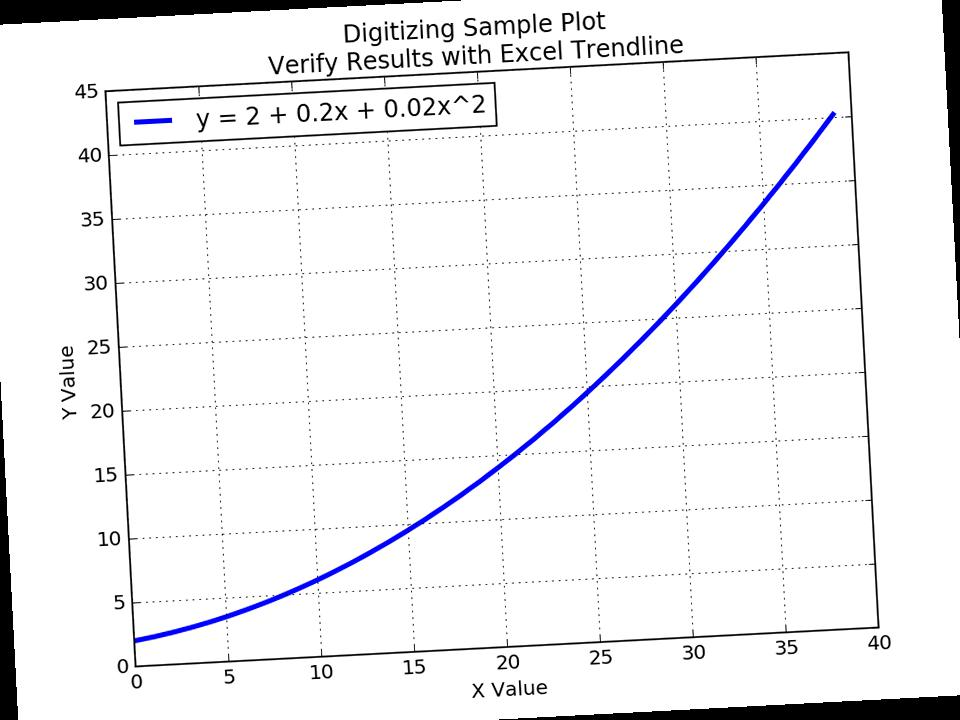
#> input picture digiplot/examples/rot_poly_p3.jpg, 960 x 720 px
$ python fix_distortion.py
#> lines starting #> are read from the running program, lines starting #| are printed output that depends on the picture
#> further down, img is the input picture: PIL image 960x720 RGB; mean R, G, B 240.3, 240.3, 241.7
#| img.size = (960, 720)
import numpy
# From: https://stackoverflow.com/questions/14177744/how-does-perspective-transformation-work-in-pil
from PIL import Image

def find_coeffs(pa, pb):
    """
    pa and pb contain 4 corresponding points on image in order UL,UR,LR,LL
    UL=(0,0), UR=(w,0), LR=(w,h), LL=(0,h)

    Units for pa and pb are pixels.
    pa is target plane (e.g. [(0, 0), (256, 0), (256, 256), (0, 256)])
    pb is source plane (e.g. [(0, 0), (256, 0), (new_width, height), (xshift, height)])
    """
    matrix = []
    for p1, p2 in zip(pa, pb):
        matrix.append([p1[0], p1[1], 1, 0, 0, 0, -p2[0]*p1[0], -p2[0]*p1[1]])
        matrix.append([0, 0, 0, p1[0], p1[1], 1, -p2[1]*p1[0], -p2[1]*p1[1]])

    A = numpy.matrix(matrix, dtype=numpy.float)
    B = numpy.array(pb).reshape(8)

    res = numpy.dot(numpy.linalg.inv(A.T * A) * A.T, B)
    # take commenters advice to avoid A.T
    #res = numpy.linalg.solve(A, B)
    return numpy.array(res).reshape(8)

def fix_plot_img( UL, UR, LR, LL, img):
    """
    Correct plot so that xmin and xmax have same y value.
    And, ymin/ymax have same x value
    """
#> called with UL = (105, 93), UR = (848, 51), LR = (877, 627), LL = (135, 666)

    # source points
    pb = [UL,UR,LR,LL]

    xlo = (LL[0]+UL[0])/2
    xhi = (UR[0]+LR[0])/2

    yhi = (UL[1]+UL[1])/2
    ylo = (LL[1]+LR[1])/2

    # make target points
    UL = (xlo, yhi)
    UR = (xhi, yhi)
    LR = (xhi, ylo)
    LL = (xlo, ylo)
    pa = [UL,UR,LR,LL]

    # get most common color in original
    w,h = img.size
#> w = 960; h = 720
    img_rgba = img.convert('RGBA')
    pixels = img_rgba.getcolors(w*h)
#> pixels = 6690 items
    most_frequent_pixel = pixels[0][1]
#> most_frequent_pixel = (255, 255, 255, 255)
    print( 'most_frequent_pixel =',most_frequent_pixel ) # (count, (color))  e.g. (505888, (255, 255, 255, 255))
#| most_frequent_pixel = (255, 255, 255, 255)

    # fix original image (may have black corners from rotation/transform)
    coeffs = find_coeffs(pa, pb)
    img_fixed = img_rgba.transform(img.size, Image.PERSPECTIVE, coeffs, Image.BICUBIC)
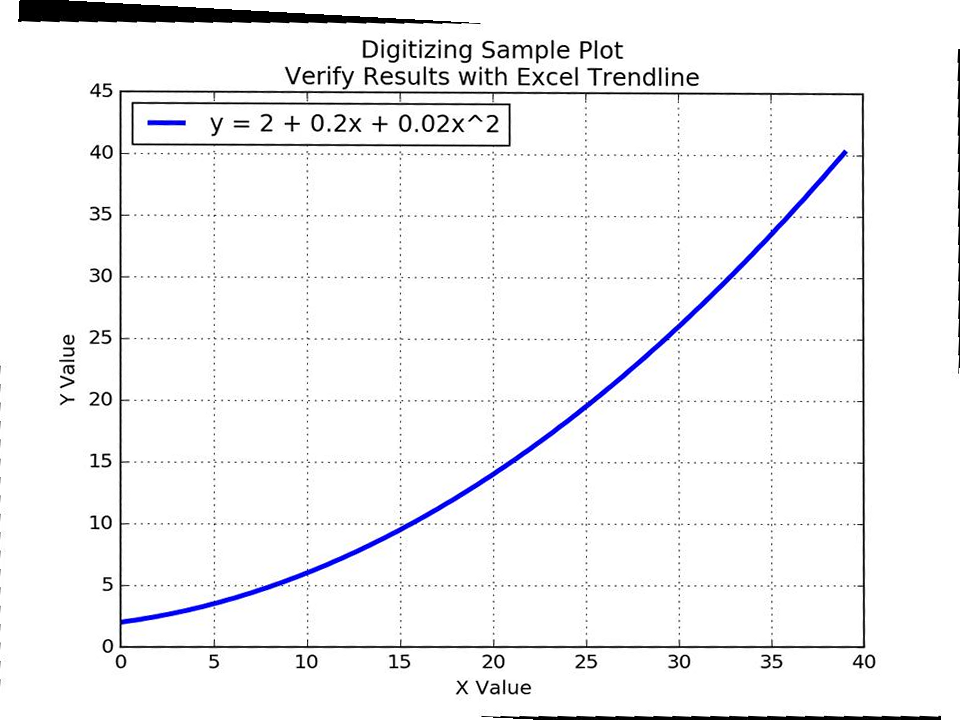
#> img_fixed: PIL image 960x720 RGBA; mean R, G, B, A 230.6, 230.6, 231.9, 241.5; transparent parts drawn white
    fff = Image.new('RGBA', img_rgba.size, most_frequent_pixel)
#> fff: PIL image 960x720 RGBA; every value is 255
    img_out = Image.composite(img_fixed, fff, img_fixed)

    return img_out

if __name__=="__main__":

    img_name = "rot_poly_p3.jpg"
    UL = (105., 93.)
    UR = (848., 51.)
    LR = (877., 627.)
    LL = (135., 666.)
    img = Image.open(img_name)
    print('img.size =',img.size)

    img_und = fix_plot_img( UL, UR, LR, LL, img)
    img_und.save('undistort_'+img_name)


$ run again, with digiplot/examples/Em_original_4Point.jpg copied over digiplot/examples/rot_poly_p3.jpg
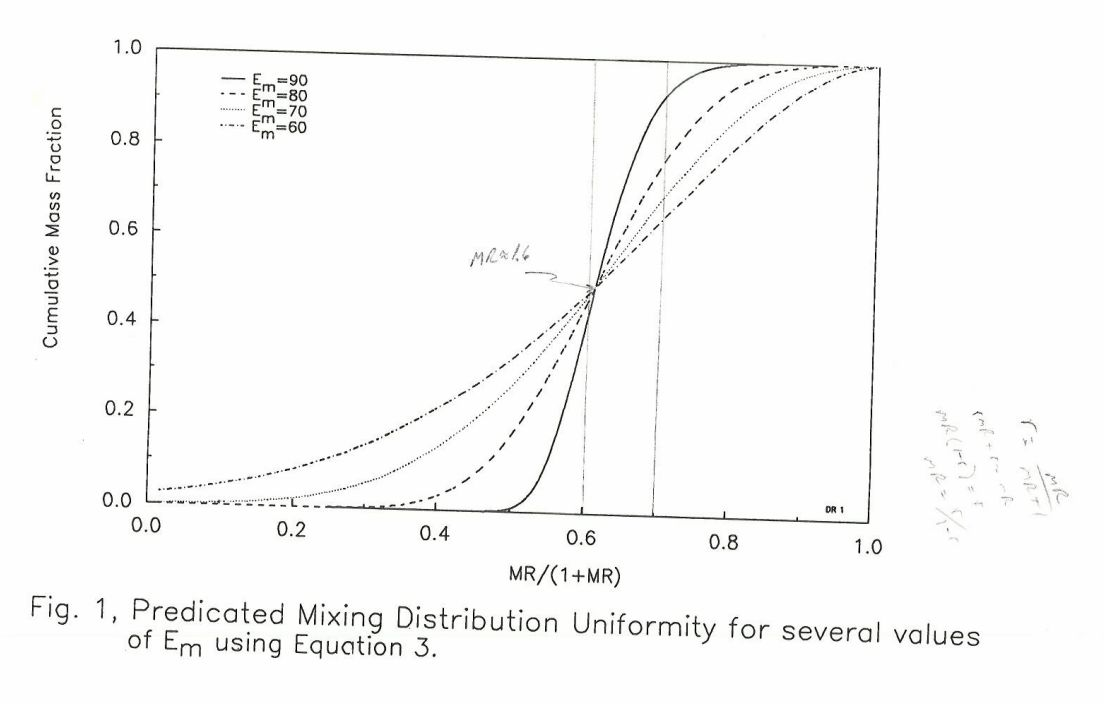
#> input picture digiplot/examples/Em_original_4Point.jpg, 1104 x 704 px
#> img is the input picture: PIL image 1104x704 RGB; mean R, G, B 249.3, 249.3, 249.1
#| img.size = (1104, 704)
#> pixels = 1191 items
#> most_frequent_pixel = (255, 255, 255, 255)
#| most_frequent_pixel = (255, 255, 255, 255)
#> in fix_plot_img, `img_fixed = img_rgba.transform(img.size, Image.PERSPECTIVE, coeffs, Im..`:
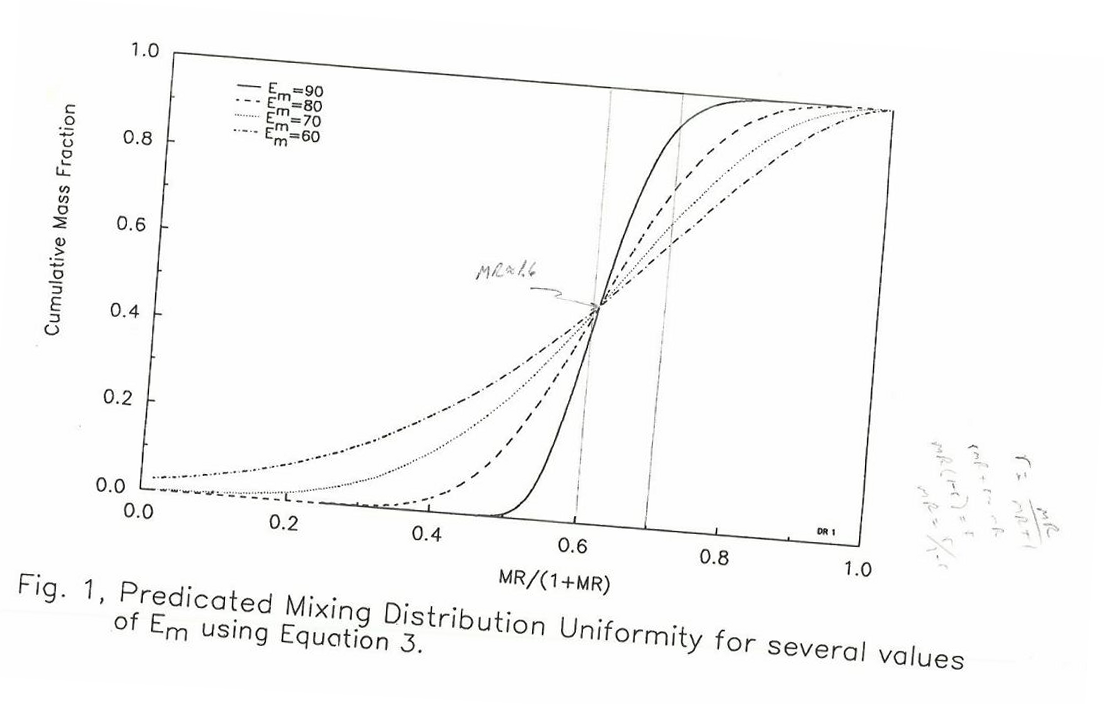
#> img_fixed: PIL image 1104x704 RGBA; mean R, G, B, A 234.9, 234.9, 234.7, 240.6; transparent parts drawn white
#> fff: PIL image 1104x704 RGBA; every value is 255

$ run again, with digiplot/examples/Tank_ExpEff_3Point.jpg copied over digiplot/examples/rot_poly_p3.jpg
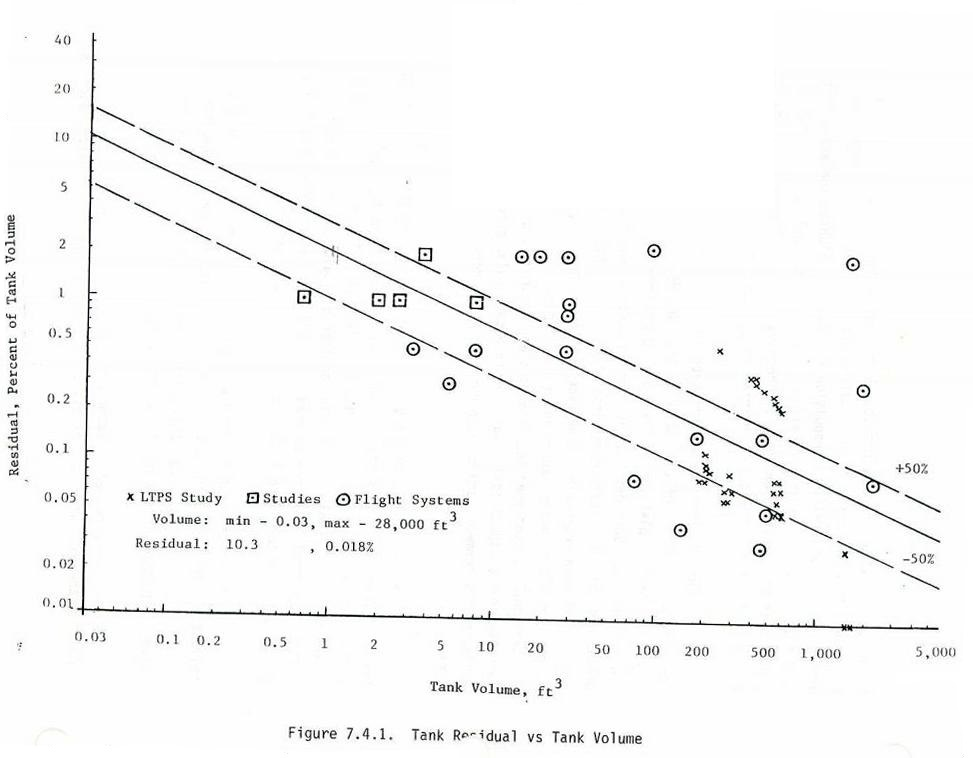
#> input picture digiplot/examples/Tank_ExpEff_3Point.jpg, 973 x 758 px
#> img is the input picture: PIL image 973x758 RGB; mean R, G, B 248.6, 248.7, 248.6
#| img.size = (973, 758)
#> pixels = 1466 items
#> most_frequent_pixel = (255, 255, 255, 255)
#| most_frequent_pixel = (255, 255, 255, 255)
#> in fix_plot_img, `img_fixed = img_rgba.transform(img.size, Image.PERSPECTIVE, coeffs, Im..`:
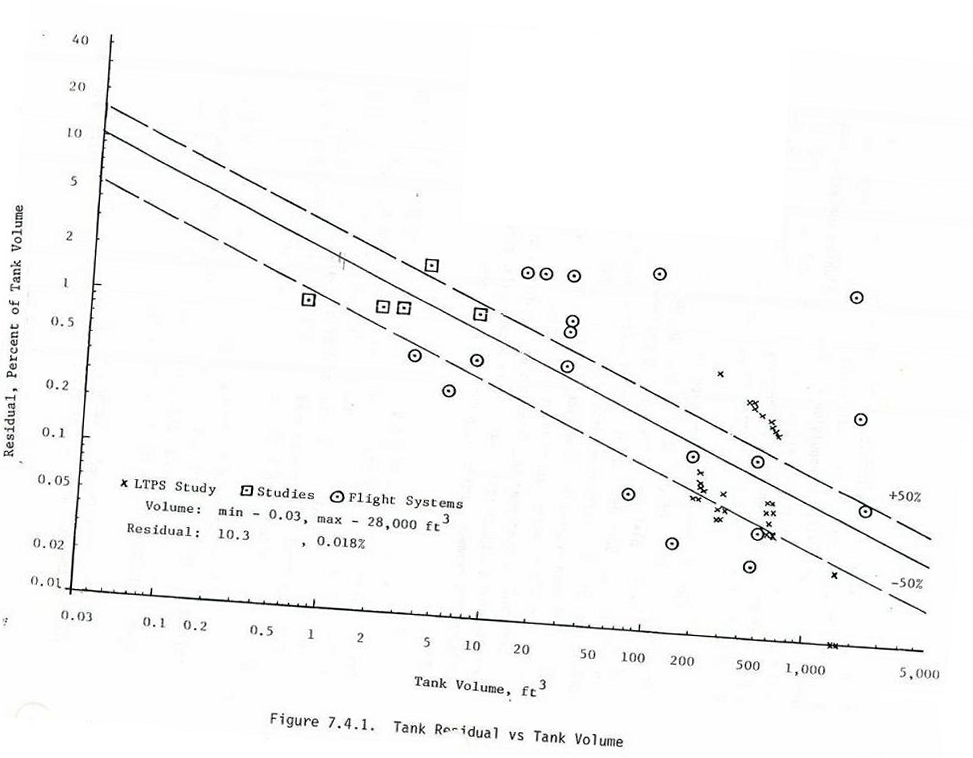
#> img_fixed: PIL image 973x758 RGBA; mean R, G, B, A 235.2, 235.3, 235.2, 241.6; transparent parts drawn white
#> fff: PIL image 973x758 RGBA; every value is 255

$ run again, with digiplot/examples/rot_poly_m3.jpg copied over digiplot/examples/rot_poly_p3.jpg
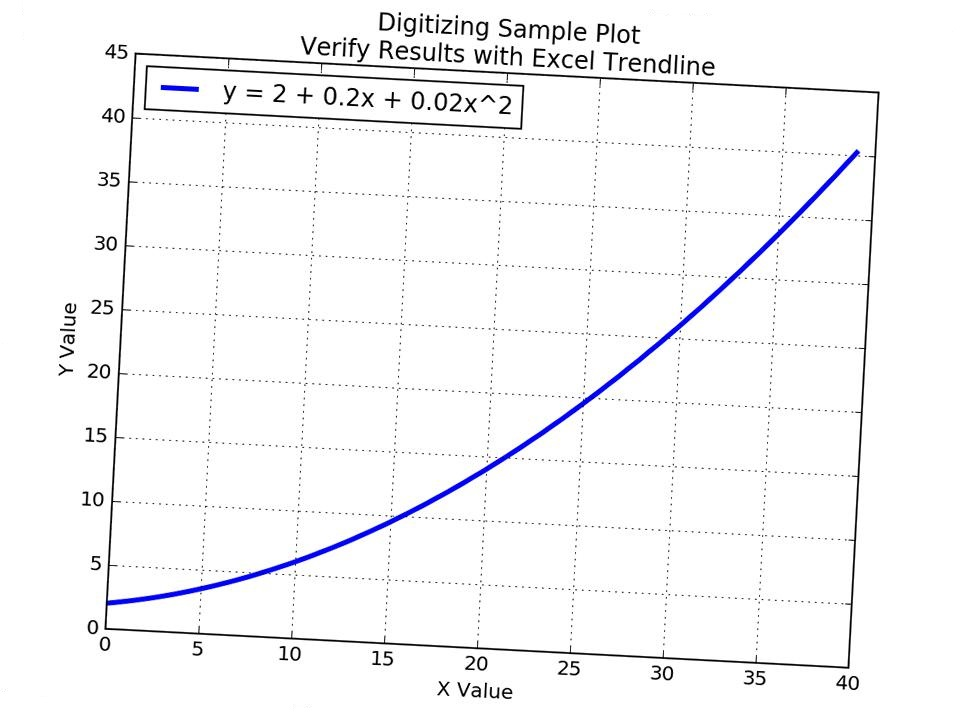
#> input picture digiplot/examples/rot_poly_m3.jpg, 960 x 720 px
#> img is the input picture: PIL image 960x720 RGB; mean R, G, B 246.8, 246.8, 248.2
#| img.size = (960, 720)
#> pixels = 6706 items
#> most_frequent_pixel = (255, 255, 255, 255)
#| most_frequent_pixel = (255, 255, 255, 255)
#> in fix_plot_img, `img_fixed = img_rgba.transform(img.size, Image.PERSPECTIVE, coeffs, Im..`:
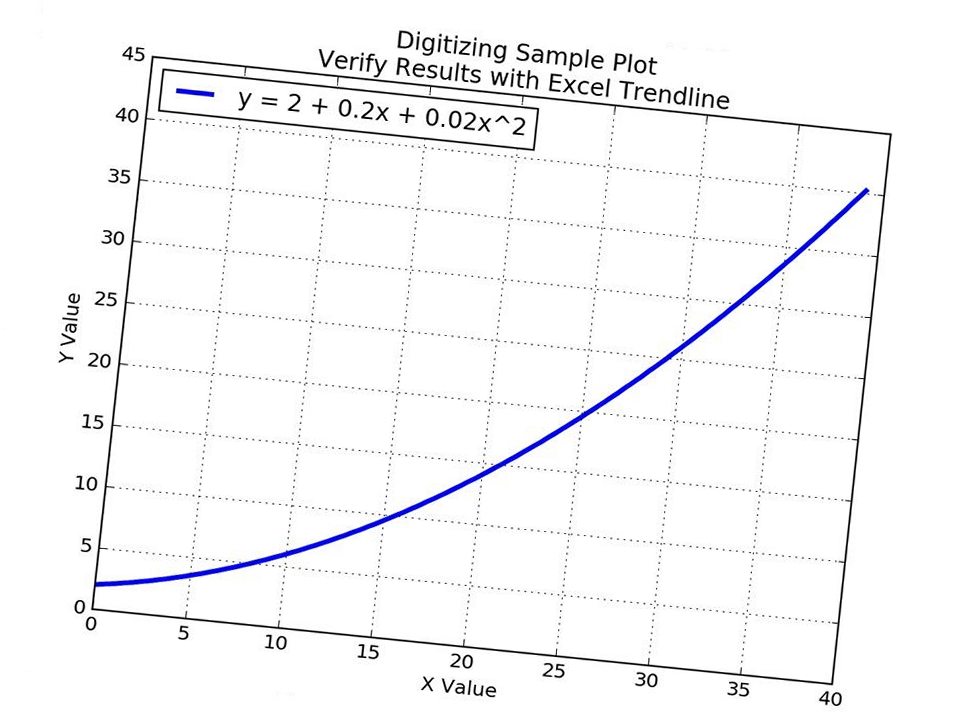
#> img_fixed: PIL image 960x720 RGBA; mean R, G, B, A 233.3, 233.4, 234.6, 241.5; transparent parts drawn white
#> fff: PIL image 960x720 RGBA; every value is 255
